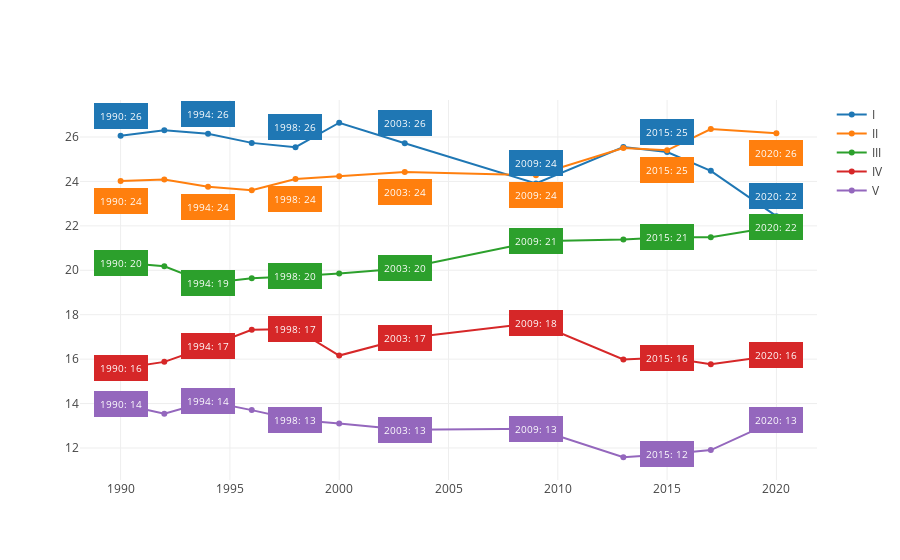

Notebook code for this chart:
### Code cell
# anios= df.anio.unique()
anios = [1990, 1994, 1998, 2003, 2009, 2015, 2020]
shift = [20, -20, 0, 0, 0]
posiciones = ['top right', 'bottom left', 'middle center', 'middle center', 'middle left']
colores = ['#1F77B4', '#FF7F0E', '#2CA02C', '#D62728', '#9467BD']
fig = go.Figure()
quintiles = df_conmenores.quintil.unique()
for q in range(len(quintiles)):
    fig.add_trace(
        go.Scatter(
            x = df_conmenores.loc[df_conmenores.quintil == quintiles[q], 'anio'],
            y = df_conmenores.loc[df_conmenores.quintil == quintiles[q], 'prop'],
            mode='lines + markers',
            name=quintiles[q]
        )
    )
    for a in anios:
        fig.add_annotation(
            x = df_conmenores.loc[(df_conmenores.quintil == quintiles[q]) & (df_conmenores.anio == a), 'anio'].to_list
            ()[0],
            y = df_conmenores.loc[(df_conmenores.quintil == quintiles[q]) & (df_conmenores.anio == a), 'prop']
            .to_list()[0],
            yshift = shift[q],
            text = str(a) + ':' + '\n' + str(round(df_conmenores.loc[(df_conmenores.quintil == quintiles[q]) &
                                                                     (df_conmenores
                                                                      .anio ==
                                                                      a), 'prop'].to_list()
                                                   [0])),
            showarrow=False,
            bordercolor=colores[q],
            borderwidth=2,
            borderpad=4,
            bgcolor=colores[q],
            font= dict(
                size=10,
                color='white',

            )
        )
fig.update_layout(template='none')
fig.write_image('resultados/img/02_conmenoresquintil.jpeg')

fig.show()

### Figure 1 — Plotly figure (JSON) as saved in the notebook; plotly's stock layout.template omitted (floating-point values rounded to 4 significant figures)
{"data": [{"mode": "lines+markers", "name": "I", "x": [1990, 1992, 1994, 1996, 1998, 2000, 2003, 2009, 2013, 2015, 2017, 2020], "y": [26.06, 26.31, 26.15, 25.74, 25.54, 26.64, 25.72, 23.91, 25.54, 25.32, 24.47, 22.44], "type": "scatter"}, {"mode": "lines+markers", "name": "II", "x": [1990, 1992, 1994, 1996, 1998, 2000, 2003, 2009, 2013, 2015, 2017, 2020], "y": [24.02, 24.09, 23.76, 23.6, 24.11, 24.24, 24.42, 24.28, 25.5, 25.4, 26.36, 26.17], "type": "scatter"}, {"mode": "lines+markers", "name": "III", "x": [1990, 1992, 1994, 1996, 1998, 2000, 2003, 2009, 2013, 2015, 2017, 2020], "y": [20.35, 20.18, 19.41, 19.64, 19.73, 19.86, 20.1, 21.31, 21.38, 21.49, 21.49, 21.97], "type": "scatter"}, {"mode": "lines+markers", "name": "IV", "x": [1990, 1992, 1994, 1996, 1998, 2000, 2003, 2009, 2013, 2015, 2017, 2020], "y": [15.58, 15.88, 16.57, 17.32, 17.36, 16.16, 16.94, 17.64, 15.99, 16.07, 15.77, 16.17], "type": "scatter"}, {"mode": "lines+markers", "name": "V", "x": [1990, 1992, 1994, 1996, 1998, 2000, 2003, 2009, 2013, 2015, 2017, 2020], "y": [13.98, 13.55, 14.11, 13.7, 13.27, 13.1, 12.82, 12.86, 11.58, 11.72, 11.9, 13.26], "type": "scatter"}], "layout": {"annotations": [{"bgcolor": "#1F77B4", "bordercolor": "#1F77B4", "borderpad": 4, "borderwidth": 2, "font": {"color": "white", "size": 10}, "showarrow": false, "text": "1990:\n26", "x": 1990, "y": 26.06, "yshift": 20}, {"bgcolor": "#1F77B4", "bordercolor": "#1F77B4", "borderpad": 4, "borderwidth": 2, "font": {"color": "white", "size": 10}, "showarrow": false, "text": "1994:\n26", "x": 1994, "y": 26.15, "yshift": 20}, {"bgcolor": "#1F77B4", "bordercolor": "#1F77B4", "borderpad": 4, "borderwidth": 2, "font": {"color": "white", "size": 10}, "showarrow": false, "text": "1998:\n26", "x": 1998, "y": 25.54, "yshift": 20}, {"bgcolor": "#1F77B4", "bordercolor": "#1F77B4", "borderpad": 4, "borderwidth": 2, "font": {"color": "white", "size": 10}, "showarrow": false, "text": "2003:\n26", "x": 2003, "y": 25.72, "yshift": 20}, {"bgcolor": "#1F77B4", "bordercolor": "#1F77B4", "borderpad": 4, "borderwidth": 2, "font": {"color": "white", "size": 10}, "showarrow": false, "text": "2009:\n24", "x": 2009, "y": 23.91, "yshift": 20}, {"bgcolor": "#1F77B4", "bordercolor": "#1F77B4", "borderpad": 4, "borderwidth": 2, "font": {"color": "white", "size": 10}, "showarrow": false, "text": "2015:\n25", "x": 2015, "y": 25.32, "yshift": 20}, {"bgcolor": "#1F77B4", "bordercolor": "#1F77B4", "borderpad": 4, "borderwidth": 2, "font": {"color": "white", "size": 10}, "showarrow": false, "text": "2020:\n22", "x": 2020, "y": 22.44, "yshift": 20}, {"bgcolor": "#FF7F0E", "bordercolor": "#FF7F0E", "borderpad": 4, "borderwidth": 2, "font": {"color": "white", "size": 10}, "showarrow": false, "text": "1990:\n24", "x": 1990, "y": 24.02, "yshift": -20}, {"bgcolor": "#FF7F0E", "bordercolor": "#FF7F0E", "borderpad": 4, "borderwidth": 2, "font": {"color": "white", "size": 10}, "showarrow": false, "text": "1994:\n24", "x": 1994, "y": 23.76, "yshift": -20}, {"bgcolor": "#FF7F0E", "bordercolor": "#FF7F0E", "borderpad": 4, "borderwidth": 2, "font": {"color": "white", "size": 10}, "showarrow": false, "text": "1998:\n24", "x": 1998, "y": 24.11, "yshift": -20}, {"bgcolor": "#FF7F0E", "bordercolor": "#FF7F0E", "borderpad": 4, "borderwidth": 2, "font": {"color": "white", "size": 10}, "showarrow": false, "text": "2003:\n24", "x": 2003, "y": 24.42, "yshift": -20}, {"bgcolor": "#FF7F0E", "bordercolor": "#FF7F0E", "borderpad": 4, "borderwidth": 2, "font": {"color": "white", "size": 10}, "showarrow": false, "text": "2009:\n24", "x": 2009, "y": 24.28, "yshift": -20}, {"bgcolor": "#FF7F0E", "bordercolor": "#FF7F0E", "borderpad": 4, "borderwidth": 2, "font": {"color": "white", "size": 10}, "showarrow": false, "text": "2015:\n25", "x": 2015, "y": 25.4, "yshift": -20}, {"bgcolor": "#FF7F0E", "bordercolor": "#FF7F0E", "borderpad": 4, "borderwidth": 2, "font": {"color": "white", "size": 10}, "showarrow": false, "text": "2020:\n26", "x": 2020, "y": 26.17, "yshift": -20}, {"bgcolor": "#2CA02C", "bordercolor": "#2CA02C", "borderpad": 4, "borderwidth": 2, "font": {"color": "white", "size": 10}, "showarrow": false, "text": "1990:\n20", "x": 1990, "y": 20.35, "yshift": 0}, {"bgcolor": "#2CA02C", "bordercolor": "#2CA02C", "borderpad": 4, "borderwidth": 2, "font": {"color": "white", "size": 10}, "showarrow": false, "text": "1994:\n19", "x": 1994, "y": 19.41, "yshift": 0}, {"bgcolor": "#2CA02C", "bordercolor": "#2CA02C", "borderpad": 4, "borderwidth": 2, "font": {"color": "white", "size": 10}, "showarrow": false, "text": "1998:\n20", "x": 1998, "y": 19.73, "yshift": 0}, {"bgcolor": "#2CA02C", "bordercolor": "#2CA02C", "borderpad": 4, "borderwidth": 2, "font": {"color": "white", "size": 10}, "showarrow": false, "text": "2003:\n20", "x": 2003, "y": 20.1, "yshift": 0}, {"bgcolor": "#2CA02C", "bordercolor": "#2CA02C", "borderpad": 4, "borderwidth": 2, "font": {"color": "white", "size": 10}, "showarrow": false, "text": "2009:\n21", "x": 2009, "y": 21.31, "yshift": 0}, {"bgcolor": "#2CA02C", "bordercolor": "#2CA02C", "borderpad": 4, "borderwidth": 2, "font": {"color": "white", "size": 10}, "showarrow": false, "text": "2015:\n21", "x": 2015, "y": 21.49, "yshift": 0}, {"bgcolor": "#2CA02C", "bordercolor": "#2CA02C", "borderpad": 4, "borderwidth": 2, "font": {"color": "white", "size": 10}, "showarrow": false, "text": "2020:\n22", "x": 2020, "y": 21.97, "yshift": 0}, {"bgcolor": "#D62728", "bordercolor": "#D62728", "borderpad": 4, "borderwidth": 2, "font": {"color": "white", "size": 10}, "showarrow": false, "text": "1990:\n16", "x": 1990, "y": 15.58, "yshift": 0}, {"bgcolor": "#D62728", "bordercolor": "#D62728", "borderpad": 4, "borderwidth": 2, "font": {"color": "white", "size": 10}, "showarrow": false, "text": "1994:\n17", "x": 1994, "y": 16.57, "yshift": 0}, {"bgcolor": "#D62728", "bordercolor": "#D62728", "borderpad": 4, "borderwidth": 2, "font": {"color": "white", "size": 10}, "showarrow": false, "text": "1998:\n17", "x": 1998, "y": 17.36, "yshift": 0}, {"bgcolor": "#D62728", "bordercolor": "#D62728", "borderpad": 4, "borderwidth": 2, "font": {"color": "white", "size": 10}, "showarrow": false, "text": "2003:\n17", "x": 2003, "y": 16.94, "yshift": 0}, {"bgcolor": "#D62728", "bordercolor": "#D62728", "borderpad": 4, "borderwidth": 2, "font": {"color": "white", "size": 10}, "showarrow": false, "text": "2009:\n18", "x": 2009, "y": 17.64, "yshift": 0}, {"bgcolor": "#D62728", "bordercolor": "#D62728", "borderpad": 4, "borderwidth": 2, "font": {"color": "white", "size": 10}, "showarrow": false, "text": "2015:\n16", "x": 2015, "y": 16.07, "yshift": 0}, {"bgcolor": "#D62728", "bordercolor": "#D62728", "borderpad": 4, "borderwidth": 2, "font": {"color": "white", "size": 10}, "showarrow": false, "text": "2020:\n16", "x": 2020, "y": 16.17, "yshift": 0}, {"bgcolor": "#9467BD", "bordercolor": "#9467BD", "borderpad": 4, "borderwidth": 2, "font": {"color": "white", "size": 10}, "showarrow": false, "text": "1990:\n14", "x": 1990, "y": 13.98, "yshift": 0}, {"bgcolor": "#9467BD", "bordercolor": "#9467BD", "borderpad": 4, "borderwidth": 2, "font": {"color": "white", "size": 10}, "showarrow": false, "text": "1994:\n14", "x": 1994, "y": 14.11, "yshift": 0}, {"bgcolor": "#9467BD", "bordercolor": "#9467BD", "borderpad": 4, "borderwidth": 2, "font": {"color": "white", "size": 10}, "showarrow": false, "text": "1998:\n13", "x": 1998, "y": 13.27, "yshift": 0}, {"bgcolor": "#9467BD", "bordercolor": "#9467BD", "borderpad": 4, "borderwidth": 2, "font": {"color": "white", "size": 10}, "showarrow": false, "text": "2003:\n13", "x": 2003, "y": 12.82, "yshift": 0}, {"bgcolor": "#9467BD", "bordercolor": "#9467BD", "borderpad": 4, "borderwidth": 2, "font": {"color": "white", "size": 10}, "showarrow": false, "text": "2009:\n13", "x": 2009, "y": 12.86, "yshift": 0}, {"bgcolor": "#9467BD", "bordercolor": "#9467BD", "borderpad": 4, "borderwidth": 2, "font": {"color": "white", "size": 10}, "showarrow": false, "text": "2015:\n12", "x": 2015, "y": 11.72, "yshift": 0}, {"bgcolor": "#9467BD", "bordercolor": "#9467BD", "borderpad": 4, "borderwidth": 2, "font": {"color": "white", "size": 10}, "showarrow": false, "text": "2020:\n13", "x": 2020, "y": 13.26, "yshift": 0}]}}
